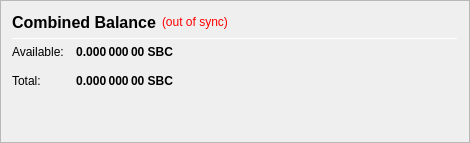
                   <widget class="QFrame" name="frame_CombinedBalances">
                    <property name="minimumSize">
                     <size>
                      <width>470</width>
                      <height>0</height>
                     </size>
                    </property>
                    <property name="frameShape">
                     <enum>QFrame::StyledPanel</enum>
                    </property>
                    <property name="frameShadow">
                     <enum>QFrame::Raised</enum>
                    </property>
                    <layout class="QVBoxLayout" name="verticalLayout_5">
                     <item>
                      <layout class="QHBoxLayout" name="horizontalLayout_5" stretch="0,0,0">
                       <item>
                        <widget class="QLabel" name="label_5z">
                         <property name="minimumSize">
                          <size>
                           <width>0</width>
                           <height>20</height>
                          </size>
                         </property>
                         <property name="font">
                          <font>
                           <pointsize>12</pointsize>
                           <weight>75</weight>
                           <bold>true</bold>
                          </font>
                         </property>
                         <property name="toolTip">
                          <string>Combined Balance (including unconfirmed and immature coins)</string>
                         </property>
                         <property name="text">
                          <string>Combined Balance</string>
                         </property>
                        </widget>
                       </item>
                       <item>
                        <widget class="QLabel" name="labelWalletStatus">
                         <property name="cursor">
                          <cursorShape>WhatsThisCursor</cursorShape>
                         </property>
                         <property name="toolTip">
                          <string>The displayed information may be out of date. Your wallet automatically synchronizes with the Smartblockscoin network after a connection is established, but this process has not completed yet.</string>
                         </property>
                         <property name="styleSheet">
                          <string notr="true">QLabel { color: red; }</string>
                         </property>
                         <property name="text">
                          <string notr="true">(out of sync)</string>
                         </property>
                         <property name="alignment">
                          <set>Qt::AlignLeading|Qt::AlignLeft|Qt::AlignVCenter</set>
                         </property>
                        </widget>
                       </item>
                       <item>
                        <spacer name="horizontalSpacer_1">
                         <property name="orientation">
                          <enum>Qt::Horizontal</enum>
                         </property>
                         <property name="sizeHint" stdset="0">
                          <size>
                           <width>40</width>
                           <height>20</height>
                          </size>
                         </property>
                        </spacer>
                       </item>
                      </layout>
                     </item>
                     <item>
                      <widget class="Line" name="line_CombinedBalance">
                       <property name="minimumSize">
                        <size>
                         <width>0</width>
                         <height>1</height>
                        </size>
                       </property>
                       <property name="maximumSize">
                        <size>
                         <width>16777215</width>
                         <height>1</height>
                        </size>
                       </property>
                       <property name="orientation">
                        <enum>Qt::Horizontal</enum>
                       </property>
                      </widget>
                     </item>
                     <item>
                      <layout class="QGridLayout" name="gridLayout_3">
                       <property name="spacing">
                        <number>12</number>
                       </property>
                       <item row="1" column="0">
                        <widget class="QLabel" name="labelBalanceTextz">
                         <property name="text">
                          <string>Available:</string>
                         </property>
                        </widget>
                       </item>
                       <item row="1" column="1">
                        <widget class="QLabel" name="labelBalancez">
                         <property name="font">
                          <font>
                           <weight>75</weight>
                           <bold>true</bold>
                          </font>
                         </property>
                         <property name="cursor">
                          <cursorShape>IBeamCursor</cursorShape>
                         </property>
                         <property name="toolTip">
                          <string>Your current spendable balance</string>
                         </property>
                         <property name="text">
                          <string notr="true">0.000 000 00 SBC</string>
                         </property>
                         <property name="alignment">
                          <set>Qt::AlignRight|Qt::AlignTrailing|Qt::AlignVCenter</set>
                         </property>
                         <property name="textInteractionFlags">
                          <set>Qt::LinksAccessibleByMouse|Qt::TextSelectableByKeyboard|Qt::TextSelectableByMouse</set>
                         </property>
                        </widget>
                       </item>
                       <item row="2" column="0">
                        <widget class="QLabel" name="labelTotalTextz">
                         <property name="text">
                          <string>Total:</string>
                         </property>
                        </widget>
                       </item>
                       <item row="2" column="1">
                        <widget class="QLabel" name="labelTotalz">
                         <property name="font">
                          <font>
                           <weight>75</weight>
                           <bold>true</bold>
                          </font>
                         </property>
                         <property name="cursor">
                          <cursorShape>IBeamCursor</cursorShape>
                         </property>
                         <property name="toolTip">
                          <string>Total Balance, including all unavailable coins.</string>
                         </property>
                         <property name="text">
                          <string notr="true">0.000 000 00 SBC</string>
                         </property>
                         <property name="alignment">
                          <set>Qt::AlignRight|Qt::AlignTrailing|Qt::AlignVCenter</set>
                         </property>
                         <property name="textInteractionFlags">
                          <set>Qt::LinksAccessibleByMouse|Qt::TextSelectableByKeyboard|Qt::TextSelectableByMouse</set>
                         </property>
                        </widget>
                       </item>
                       <item row="2" column="3">
                        <spacer name="horizontalSpacer_2">
                         <property name="orientation">
                          <enum>Qt::Horizontal</enum>
                         </property>
                         <property name="sizeHint" stdset="0">
                          <size>
                           <width>40</width>
                           <height>20</height>
                          </size>
                         </property>
                        </spacer>
                       </item>
                      </layout>
                     </item>
                     <item>
                      <spacer name="verticalSpacer_1">
                       <property name="orientation">
                        <enum>Qt::Vertical</enum>
                       </property>
                       <property name="sizeHint" stdset="0">
                        <size>
                         <width>20</width>
                         <height>40</height>
                        </size>
                       </property>
                      </spacer>
                     </item>
                    </layout>
                   </widget>
